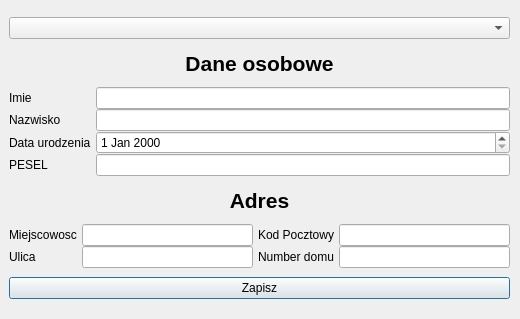
<?xml version="1.0" encoding="UTF-8"?>
<ui version="4.0">
 <class>Dialog</class>
 <widget class="QDialog" name="Dialog">
  <property name="geometry">
   <rect>
    <x>0</x>
    <y>0</y>
    <width>520</width>
    <height>319</height>
   </rect>
  </property>
  <property name="windowTitle">
   <string>Dialog</string>
  </property>
  <widget class="QWidget" name="verticalLayoutWidget">
   <property name="geometry">
    <rect>
     <x>9</x>
     <y>8</y>
     <width>501</width>
     <height>301</height>
    </rect>
   </property>
   <layout class="QVBoxLayout" name="verticalLayout">
    <property name="spacing">
     <number>0</number>
    </property>
    <property name="sizeConstraint">
     <enum>QLayout::SetMinimumSize</enum>
    </property>
    <item>
     <widget class="QComboBox" name="comboBox"/>
    </item>
    <item>
     <widget class="QLabel" name="label_15">
      <property name="maximumSize">
       <size>
        <width>16777215</width>
        <height>30</height>
       </size>
      </property>
      <property name="font">
       <font>
        <pointsize>16</pointsize>
        <weight>75</weight>
        <bold>true</bold>
       </font>
      </property>
      <property name="text">
       <string>Dane osobowe</string>
      </property>
      <property name="alignment">
       <set>Qt::AlignCenter</set>
      </property>
     </widget>
    </item>
    <item>
     <layout class="QGridLayout" name="gridLayout">
      <property name="leftMargin">
       <number>0</number>
      </property>
      <property name="topMargin">
       <number>0</number>
      </property>
      <property name="rightMargin">
       <number>0</number>
      </property>
      <property name="horizontalSpacing">
       <number>5</number>
      </property>
      <item row="0" column="2">
       <widget class="QLineEdit" name="imie"/>
      </item>
      <item row="2" column="0">
       <widget class="QLabel" name="label_7">
        <property name="text">
         <string>Data urodzenia</string>
        </property>
       </widget>
      </item>
      <item row="1" column="2">
       <widget class="QLineEdit" name="nazwisko"/>
      </item>
      <item row="0" column="0">
       <widget class="QLabel" name="label_9">
        <property name="text">
         <string>Imie</string>
        </property>
       </widget>
      </item>
      <item row="1" column="0">
       <widget class="QLabel" name="label_8">
        <property name="text">
         <string>Nazwisko</string>
        </property>
       </widget>
      </item>
      <item row="3" column="0">
       <widget class="QLabel" name="label">
        <property name="text">
         <string>PESEL</string>
        </property>
       </widget>
      </item>
      <item row="3" column="2">
       <widget class="QLineEdit" name="pesel"/>
      </item>
      <item row="2" column="2">
       <widget class="QDateEdit" name="dob"/>
      </item>
     </layout>
    </item>
    <item>
     <widget class="QLabel" name="label_14">
      <property name="maximumSize">
       <size>
        <width>16777215</width>
        <height>30</height>
       </size>
      </property>
      <property name="font">
       <font>
        <pointsize>16</pointsize>
        <weight>75</weight>
        <bold>true</bold>
       </font>
      </property>
      <property name="layoutDirection">
       <enum>Qt::LeftToRight</enum>
      </property>
      <property name="styleSheet">
       <string notr="true"/>
      </property>
      <property name="text">
       <string>Adres</string>
      </property>
      <property name="alignment">
       <set>Qt::AlignCenter</set>
      </property>
     </widget>
    </item>
    <item>
     <layout class="QGridLayout" name="gridLayout_3">
      <property name="sizeConstraint">
       <enum>QLayout::SetMinimumSize</enum>
      </property>
      <property name="leftMargin">
       <number>0</number>
      </property>
      <property name="rightMargin">
       <number>0</number>
      </property>
      <property name="horizontalSpacing">
       <number>5</number>
      </property>
      <item row="1" column="0">
       <widget class="QLabel" name="label_13">
        <property name="text">
         <string>Ulica</string>
        </property>
       </widget>
      </item>
      <item row="0" column="0">
       <widget class="QLabel" name="label_10">
        <property name="text">
         <string>Miejscowosc</string>
        </property>
       </widget>
      </item>
      <item row="0" column="2">
       <widget class="QLabel" name="label_11">
        <property name="text">
         <string>Kod Pocztowy</string>
        </property>
       </widget>
      </item>
      <item row="0" column="1">
       <widget class="QLineEdit" name="miejscowosc"/>
      </item>
      <item row="1" column="1">
       <widget class="QLineEdit" name="ulica"/>
      </item>
      <item row="1" column="3">
       <widget class="QLineEdit" name="numerDomu"/>
      </item>
      <item row="1" column="2">
       <widget class="QLabel" name="label_12">
        <property name="text">
         <string>Number domu</string>
        </property>
       </widget>
      </item>
      <item row="0" column="3">
       <widget class="QLineEdit" name="kod"/>
      </item>
     </layout>
    </item>
    <item>
     <widget class="QPushButton" name="zapiszButton">
      <property name="text">
       <string>Zapisz</string>
      </property>
     </widget>
    </item>
   </layout>
  </widget>
 </widget>
 <resources/>
 <connections/>
</ui>
